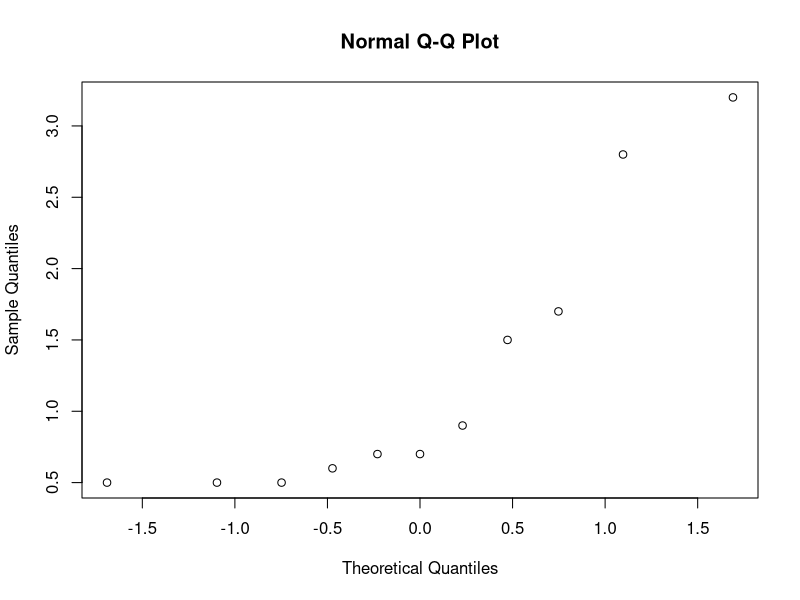

Reproduce this figure in R. (Note: this script raises an error after producing the figure.)
## ---- chunk 1
df <- as.data.frame(c(0.5, 0.5, 0.5, 0.6, 0.7, 0.7, 0.9, 1.5, 1.7, 2.8, 3.2))
colnames(df)[1] <- "uncensored"

#plot uncensored values vs. (normal) quantiles
qqnorm(df$uncensored)

#obtain normal quantile values
i <- 1:length(df$uncensored)
fi <- (i - 0.5)/length(df$uncensored) #sample quantile

quant <- qnorm(fi)
quant
## ---- chunk 2
df <- df %>%
  mutate(z = (prob - mean(prob))/sd(prob),
         prob = prob,
         quant = quant)
## ---- chunk 3
ggplot(df, aes(x = quant, y = uncensored)) + geom_point() +
  geom_smooth(method = 'lm', se = FALSE)

#fit regression model
fit <- lm(df$uncensored ~ df$quant)
summary(fit)

